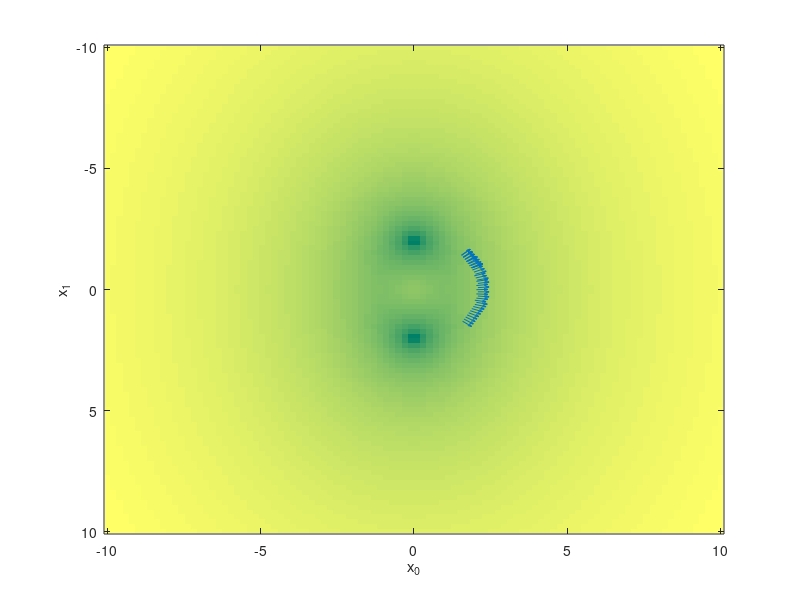

Recreate this plot in MATLAB.

x_axis = linspace(-10, 10, 100);
y_axis = linspace(-10, 10, 100);
z = zeros(length(y_axis), length(x_axis));

for xx = (1:length(x_axis))
  for yy = (1:length(y_axis))
    x = x_axis(xx);
    y = y_axis(yy);
    a = sqrt(x^2 + y^2) - 2;
    b = x;
    z(yy, xx) = a^2 + b^2;
  end
end

imagesc(x_axis, y_axis, log10(z / max(max(z))));
colormap summer;
hold on;

% Draw path

raw = dlmread('data.csv', ',', 2, 0);

x = raw(:,1);
y = raw(:,2);
dx = raw(:,3);
dy = raw(:,4);

quiver(x, y, dx, dy);
hold on;

xlabel('x_0');
ylabel('x_1');
